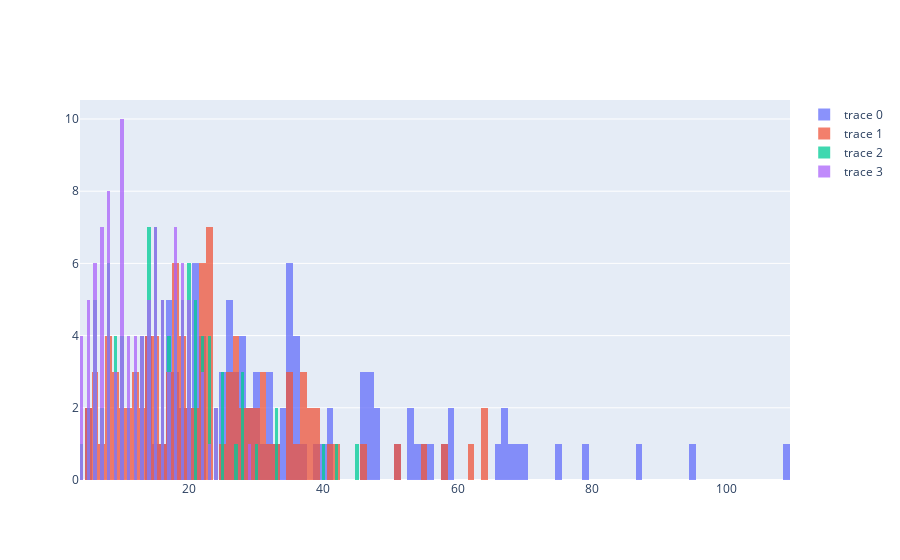

Source (notebook cell):
### Markdown cell above
## Creating interactive histograms with Plotly Express

### Code cell
import plotly.graph_objects as go


fig = go.Figure()
fig.add_trace(go.Histogram(x=num_moves_1))
fig.add_trace(go.Histogram(x=num_moves_2))
fig.add_trace(go.Histogram(x=num_moves_4))
fig.add_trace(go.Histogram(x=num_moves_8))

# Overlay both histograms
fig.update_layout(barmode='overlay')
# Reduce opacity to see both histograms
fig.update_traces(opacity=0.75, nbinsx=110)
fig.show()

### Figure 1 — Plotly figure (JSON) as saved in the notebook; plotly's stock layout.template omitted (floating-point values rounded to 4 significant figures)
{"data": [{"nbinsx": 110, "opacity": 0.75, "type": "histogram", "x": [87, 36, 17, 40, 18, 5, 31, 26, 25, 53, 21, 35, 66, 16, 18, 5, 22, 22, 47, 26, 27, 17, 47, 35, 29, 14, 68, 20, 53, 15, 17, 17, 21, 39, 14, 19, 46, 58, 36, 26, 35, 30, 47, 46, 21, 30, 17, 59, 25, 35, 75, 21, 35, 67, 28, 27, 34, 22, 29, 14, 30, 69, 67, 20, 55, 14, 48, 36, 18, 48, 32, 26, 22, 27, 46, 41, 28, 51, 109, 79, 36, 35, 32, 32, 34, 26, 21, 37, 25, 28, 95, 33, 28, 56, 59, 19, 21, 54, 41, 70]}, {"nbinsx": 110, "opacity": 0.75, "type": "histogram", "x": [8, 7, 22, 9, 58, 12, 19, 42, 18, 12, 31, 26, 39, 23, 39, 38, 22, 15, 9, 27, 14, 22, 23, 27, 35, 11, 6, 26, 30, 5, 17, 12, 33, 18, 22, 31, 19, 46, 51, 36, 22, 28, 35, 16, 20, 35, 21, 23, 37, 20, 29, 17, 28, 13, 31, 18, 18, 10, 55, 6, 14, 17, 27, 32, 38, 13, 18, 27, 18, 23, 23, 26, 8, 9, 5, 15, 22, 8, 11, 25, 14, 37, 64, 64, 29, 8, 19, 15, 30, 15, 6, 21, 19, 62, 23, 14, 23, 10, 41, 37]}, {"nbinsx": 110, "opacity": 0.75, "type": "histogram", "x": [8, 24, 22, 18, 15, 23, 4, 15, 10, 12, 8, 18, 17, 25, 17, 9, 6, 11, 27, 13, 13, 11, 14, 20, 10, 20, 20, 9, 8, 28, 20, 22, 12, 6, 16, 17, 9, 8, 25, 13, 15, 13, 8, 6, 21, 14, 23, 23, 15, 16, 21, 8, 14, 21, 33, 18, 28, 30, 45, 14, 40, 19, 5, 22, 9, 20, 22, 14, 20, 16, 17, 18, 24, 7, 10, 18, 6, 15, 19, 25, 19, 23, 19, 16, 6, 7, 15, 15, 28, 14, 5, 14, 33, 42, 10, 21, 12, 16, 21, 19]}, {"nbinsx": 110, "opacity": 0.75, "type": "histogram", "x": [7, 18, 6, 8, 20, 17, 10, 15, 19, 15, 20, 19, 10, 13, 7, 8, 11, 5, 19, 9, 18, 10, 6, 11, 13, 7, 9, 10, 18, 11, 14, 15, 11, 24, 4, 7, 15, 22, 6, 8, 10, 16, 19, 6, 20, 15, 29, 20, 6, 16, 16, 8, 7, 14, 18, 10, 12, 10, 18, 10, 5, 12, 20, 10, 5, 14, 17, 10, 12, 5, 14, 7, 8, 4, 6, 15, 18, 13, 24, 5, 18, 19, 16, 7, 19, 15, 22, 22, 14, 8, 8, 23, 16, 8, 17, 4, 4, 13, 9, 12]}], "layout": {"barmode": "overlay"}}
